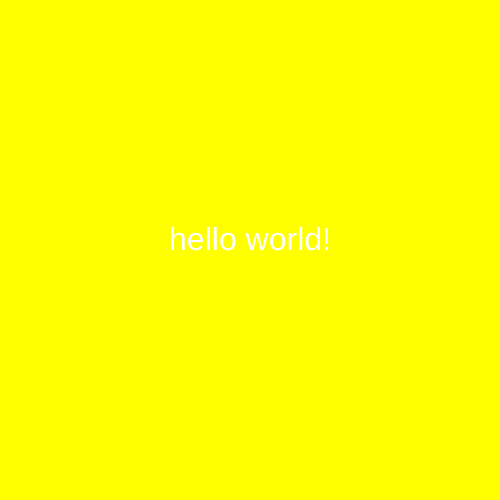
Frame 1 (no input)
Frame 60 (no input): identical to frame 1, image omitted
Frame 120 (the mouse pressed at the canvas centre since frame 60): identical to frame 1, image omitted

The p5.js sketch that drew this single still picture (run headless with seeded random() and noise() and a simulated clock; from frame 60 on, the mouse is pressed at the canvas centre):

// p5.js sketch
// ── sketch.js
function setup() {
  createCanvas(500, 500);
  textAlign(CENTER) ;
}

function draw() {
  background('yellow') ;
  fill('white') ;
  textSize(32) ;
  text("hello world!", 250, 250) ;
}
